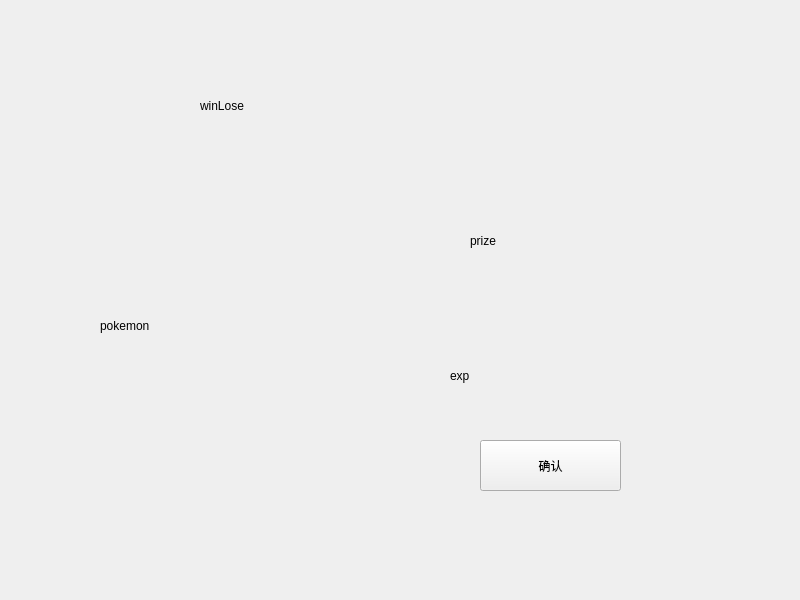
<?xml version="1.0" encoding="UTF-8"?>
<ui version="4.0">
 <class>Form</class>
 <widget class="QWidget" name="Form">
  <property name="geometry">
   <rect>
    <x>0</x>
    <y>0</y>
    <width>800</width>
    <height>600</height>
   </rect>
  </property>
  <property name="windowTitle">
   <string>Form</string>
  </property>
  <widget class="QLabel" name="ui7_winLose">
   <property name="geometry">
    <rect>
     <x>200</x>
     <y>60</y>
     <width>351</width>
     <height>91</height>
    </rect>
   </property>
   <property name="text">
    <string>winLose</string>
   </property>
  </widget>
  <widget class="QLabel" name="ui7_pokemon">
   <property name="geometry">
    <rect>
     <x>100</x>
     <y>200</y>
     <width>251</width>
     <height>251</height>
    </rect>
   </property>
   <property name="text">
    <string>pokemon</string>
   </property>
  </widget>
  <widget class="QLabel" name="ui7_prize">
   <property name="geometry">
    <rect>
     <x>470</x>
     <y>170</y>
     <width>141</width>
     <height>141</height>
    </rect>
   </property>
   <property name="text">
    <string>prize</string>
   </property>
  </widget>
  <widget class="QLabel" name="ui7_exp">
   <property name="geometry">
    <rect>
     <x>450</x>
     <y>340</y>
     <width>191</width>
     <height>71</height>
    </rect>
   </property>
   <property name="text">
    <string>exp</string>
   </property>
  </widget>
  <widget class="QPushButton" name="ui7_ack_2">
   <property name="geometry">
    <rect>
     <x>480</x>
     <y>440</y>
     <width>141</width>
     <height>51</height>
    </rect>
   </property>
   <property name="text">
    <string>确认</string>
   </property>
  </widget>
 </widget>
 <resources/>
 <connections/>
</ui>
